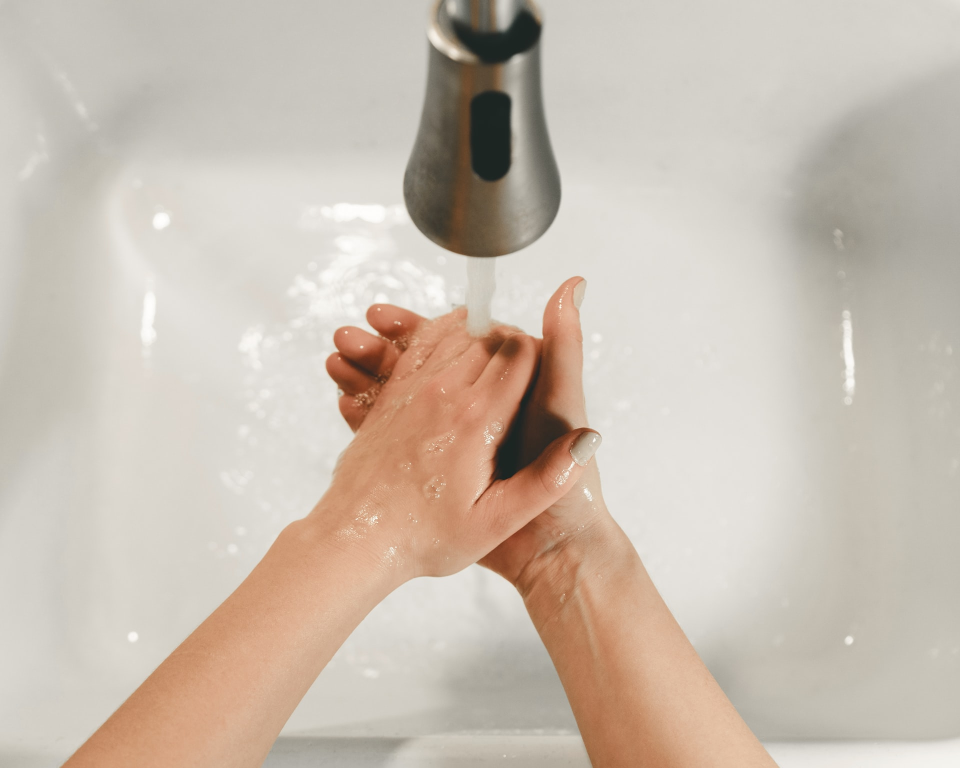
#> input picture sampleImage.jpg, 1920 x 1536 px, given in place of HandWash_001_A_01_G01.mp4, which was not available (shown at 1/2 size)
$ python main.py
#> lines starting #> are read from the running program, lines starting #| are printed output that depends on the picture; after the words box and inside, x2 and y2 are one past the last pixel; in counts of white or black regions, pixels touching at a corner belong together; pictures that were not available may be replaced by others from this repository, and a replacement may not be noted
### utils.py
import cv2
import os
import numpy as np
import matplotlib.pyplot as plt

np.seterr(divide='ignore', invalid='ignore')


# Functions ####################################################
# [21 lines left out: functions displayPlt, runVideo, not called in this run]


def greyWorld(image):
	b,g,r = cv2.split(image)

	r_avg = np.average(r)
	b_avg = np.average(b)
	g_avg = np.average(g)

	avgGray = (r_avg+ b_avg + g_avg) /3

	kR = avgGray/r_avg
	kB = avgGray/b_avg
	kG = avgGray/g_avg

	scaledR = kR * r
	scaledB = kB * b
	scaledG = kG * g

	result = np.uint8(cv2.merge([scaledB, scaledG, scaledR]))

	return result


rMean, bMean, gMean =  0.33, 0.41, 0.39
varinaR, varinaG, varinaB = 0.15,0.14,0.13
t = 171

# 0.33 0.41 0.39 0.15 0.14 0.13
# t = 171
def getPixMap(img, nrmFact = 255):

    varR = varinaR
    varG = varinaG
    varB = varinaB

    global bMean, rMean, gMean
#     bMean, gMean, rMean
    b,g,r = cv2.split(img)

    summed = img.sum(axis=2)
    # print(rMean,bMean,gMean, varinaR, varinaG, varinaB,)
    bM = np.divide(b, summed,dtype='float32')
    gM = np.divide(g, summed,dtype='float32')
    rM = np.divide(r, summed,dtype='float32')

    skinProb = 1/(2*np.pi * varR**0.5 * varG**0.5) * np.exp(
        -(
            (rM - rMean)**2 / (2*varR) +
            (gM - gMean)**2 / (2*varG) +
            (bM - bMean)**2 / (2*varB)
        )
    )

    return np.uint8(nrmFact*skinProb), cv2.merge([bM,gM,rM])


def on_change_red(value):
    global rMean
    rMean = value/100
def on_change_green(value):
    global gMean
    gMean = value/100
def on_change_blue(value):
    global bMean
    bMean = value/100


def on_change_r_var(value):
    global varinaR
    varinaR = value/100
def on_change_g_var(value):
    global varinaG
    varinaG = value/100
def on_change_b_var(value):
    global varinaB
    varinaB = value/100


def on_change_thresh(value):
    global t
    t = value


# [59 lines left out: functions get_median_Frame, get_median_abs_diff, biggestContour, calcRoi, not called in this run]


def get_hand_segmented(rawFrame, kernel, threshing = True):
    rawFrame = greyWorld(rawFrame)

    res, i = getPixMap(rawFrame)
    if threshing:
        ret, res = cv2.threshold(res,t,255, cv2.THRESH_BINARY)
        res = cv2.morphologyEx(res, cv2.MORPH_OPEN, kernel)

    return rawFrame, res


## Reading Train Data Images

### main.py
from utils import *
import time


def videosLoop():

    handWashingVideo = "./hand_washing_ds/HandWashDataset/HandWashDataset/Step_1/HandWash_001_A_01_G01.mp4"
    # handWashingVideo = "./hand_washing_ds/HandWashDataset/HandWashDataset/Step_5_Right/HandWash_001_A_08_G_01.mp4"
    # handWashingVideo = "./vidKit.mp4"

    # Display Windows
    cv2.namedWindow("Frame", cv2.WINDOW_NORMAL)
    cv2.namedWindow("hand_seg", cv2.WINDOW_NORMAL)
    cv2.namedWindow("optical_flow_frame", cv2.WINDOW_NORMAL)

    cv2.resizeWindow('Frame', 640,480)
    cv2.resizeWindow('hand_seg', 640,480)
    cv2.resizeWindow("optical_flow_frame", 640,480)


    # CAPTURE STARTED #########################################################
    cap = cv2.VideoCapture(handWashingVideo)

    # Kernal for opeing and clsing
    kernel = np.ones((3,3),np.uint8)


    # First frame for calc optical flow
    ret, frame1 = cap.read()
#> frame1 is the input picture: shape (1536, 1920, 3); mean B, G, R 176.8, 189.3, 201.4
    prvs = cv2.cvtColor(frame1,cv2.COLOR_BGR2GRAY)
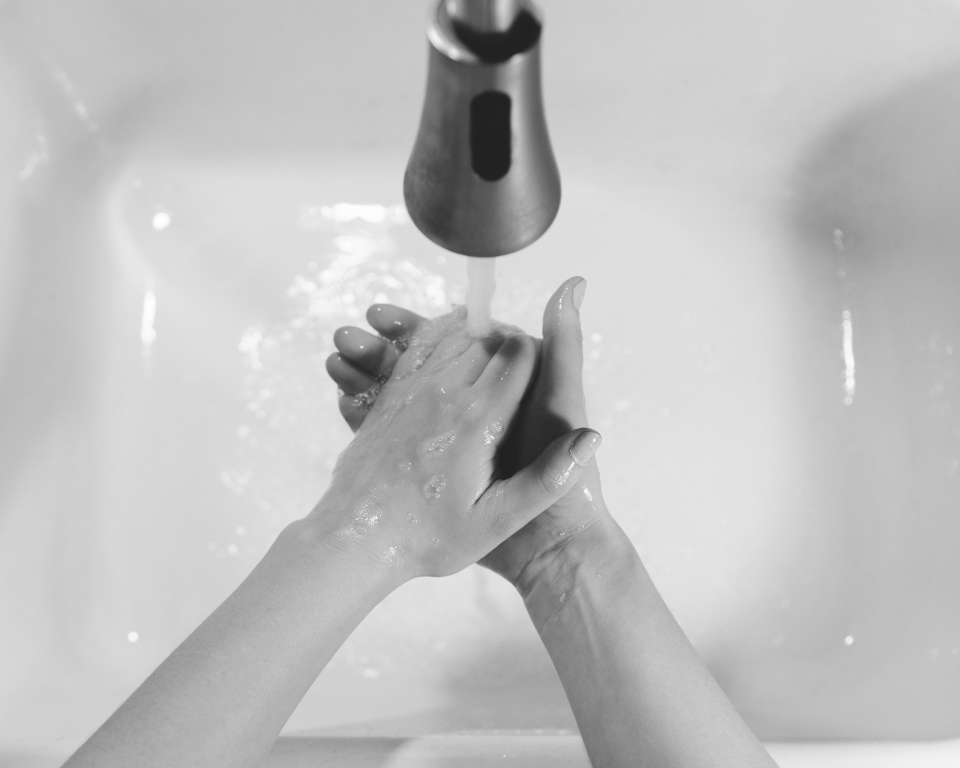
#> prvs: shape (1536, 1920) (shown at 1/2 size); min 27, max 255, mean 191.4

    # Window Display loop ###################################################################
    for k in range(15):
        ret, frame = cap.read()
        if not ret:
            break

        frame, segHand = get_hand_segmented(frame,kernel = kernel,threshing = True)


        nxt = cv2.cvtColor(frame,cv2.COLOR_BGR2GRAY)
        flow = cv2.calcOpticalFlowFarneback(prvs,nxt, None, 0.5, 3, 15, 3, 5, 1.2, 0)
        mag, ang = cv2.cartToPolar(flow[...,0], flow[...,1])

        lines = cv2.HoughLinesP(segHand,1,np.pi/180,100,minLineLength=100,maxLineGap=10)
        for line in lines:
            x1,y1,x2,y2 = line[0]
            cv2.line(frame,(x1,y1),(x2,y2),(0,255,0),2)


        cv2.imshow("Frame", frame)
        cv2.imshow('optical_flow_frame',mag)
        cv2.imshow("hand_seg", segHand)

        k = cv2.waitKey(30) & 0xff

        if k ==27:
            break

        prvs = nxt
#> this loop made 1 pass; (key Esc is pressed on pass 1)
#> pass 1, in greyWorld, `b,g,r = cv2.split(image)`:
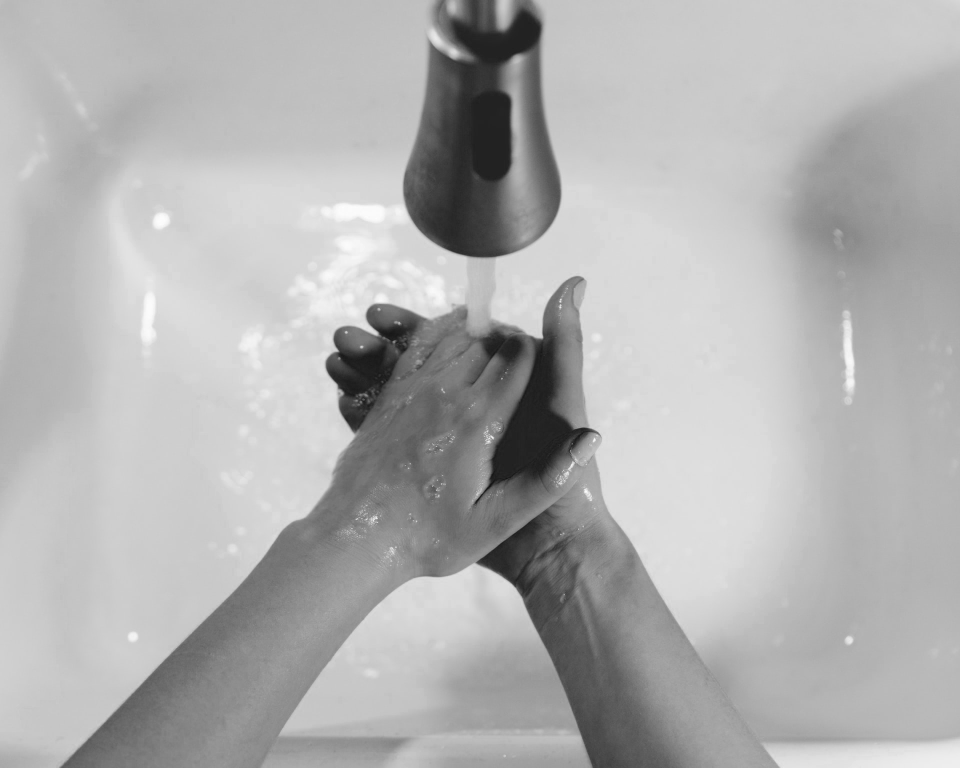
#> b: shape (1536, 1920) (shown at 1/2 size); min 11, max 253, mean 176.8
#> pass 1, in greyWorld, `b,g,r = cv2.split(image)`:
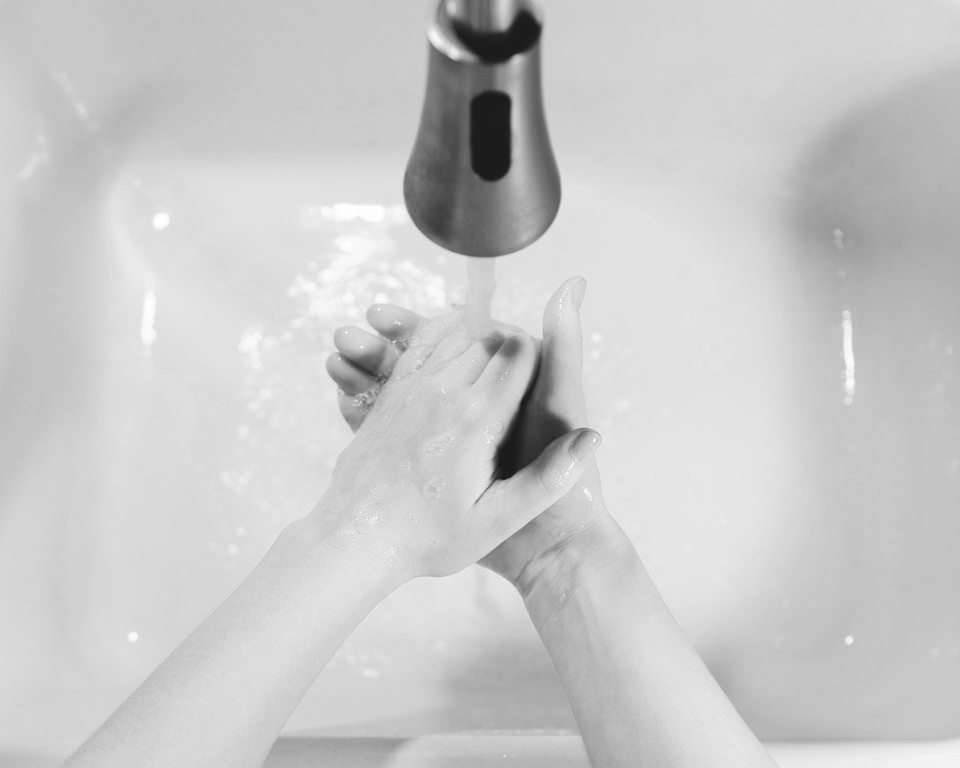
#> r: shape (1536, 1920) (shown at 1/2 size); min 20, max 255, mean 201.4
#> after the loop:
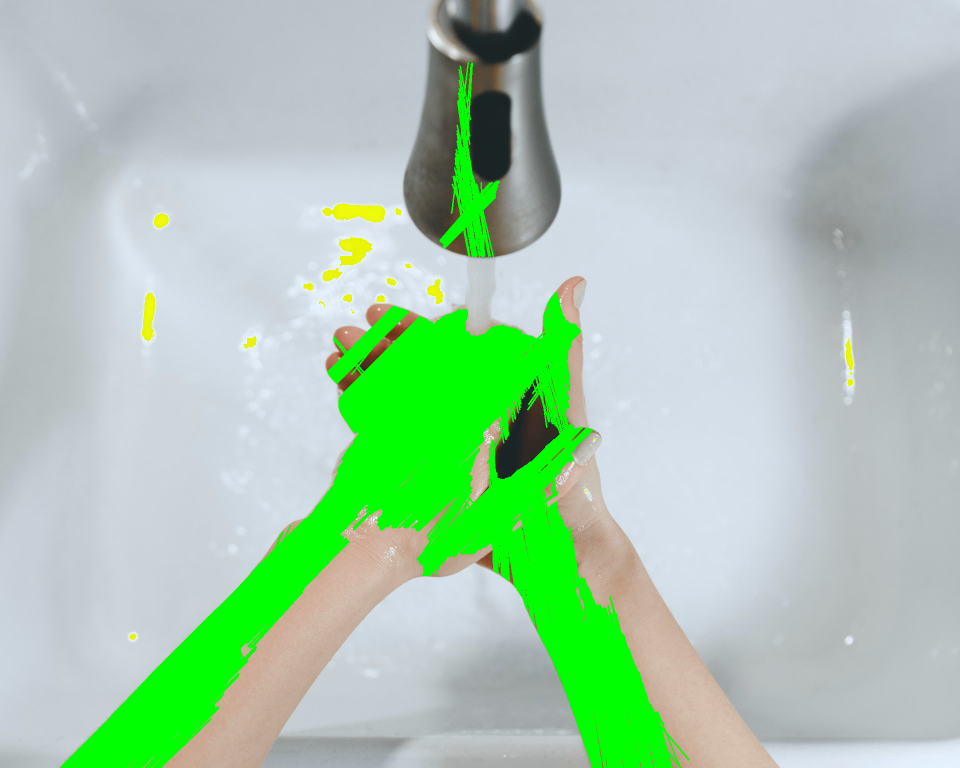
#> frame: shape (1536, 1920, 3) (shown at 1/2 size); mean B, G, R 175.1, 202.6, 168.1
#> after the loop:
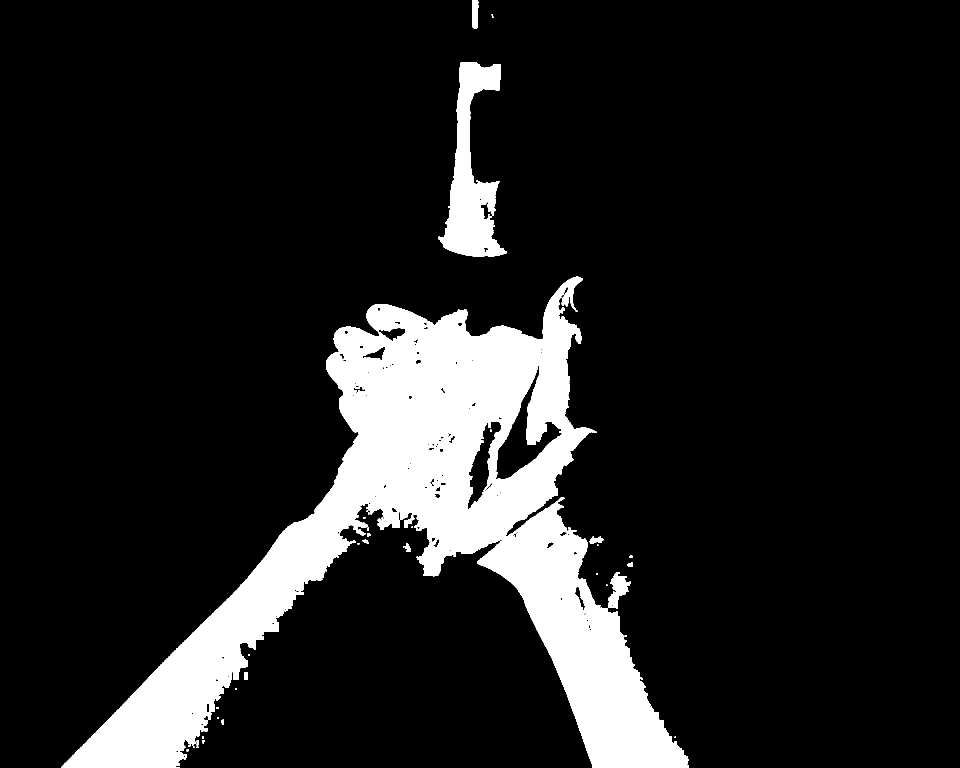
#> segHand: shape (1536, 1920) (shown at 1/2 size); 12.6% white; 40 white regions (21 under 20 px), largest, box (x1, y1, x2, y2) and area: (122, 553, 1378, 1536) 344948, (877, 124, 1013, 513) 23367, (1216, 1144, 1262, 1218) 1688


    # Window Display loop / ##################################################################

    # CAPTURE CLOSED #########################################################
    cap.release()
    cv2.destroyAllWindows()


def imageLoop():
    pass
videosLoop()
